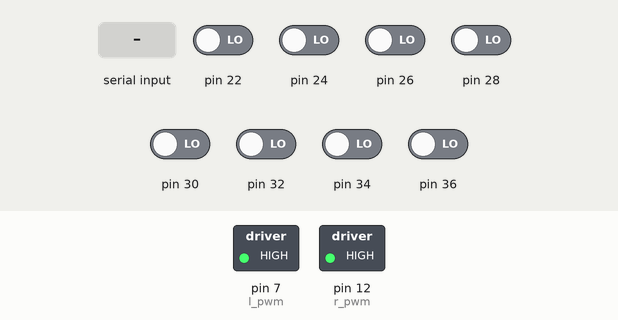
Bench run of a sketch on a simulated Arduino Mega 2560, built with avr-gcc and run on an emulated ATmega2560. On the bench: switched loads named in the sketch (green lamp = pin HIGH). Inputs (shaded band) come from the test bench; at power-on: pin 22, pin 24, pin 26, pin 28, pin 30, pin 32, pin 34, pin 36 LOW. What the sketch prints to the serial monitor is not drawn.

Above: at 1.2 s.
1.3 s: "30,150\n" received over the second serial link
2.9 s: "p90\n" received over the second serial link
At 3.2 s:
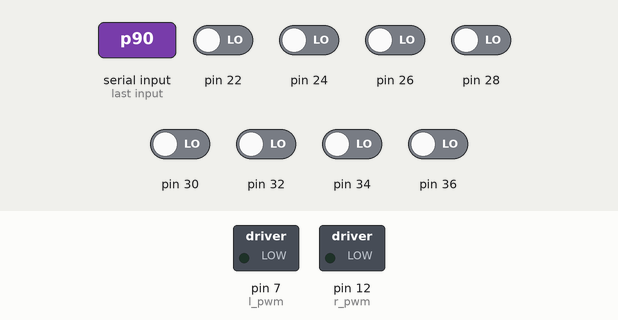
4.4 s: "90,45\n" received over the second serial link
At 5.3 s:
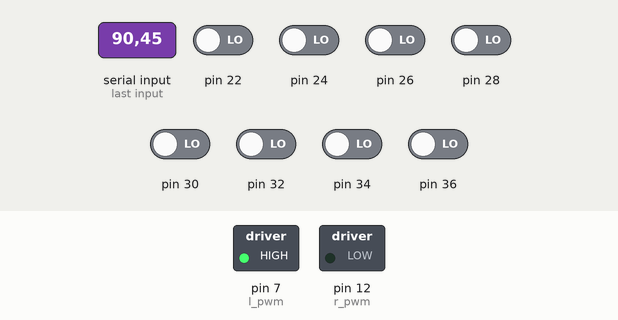
6.4 s: "200\n" received over the second serial link
At 7.1 s:
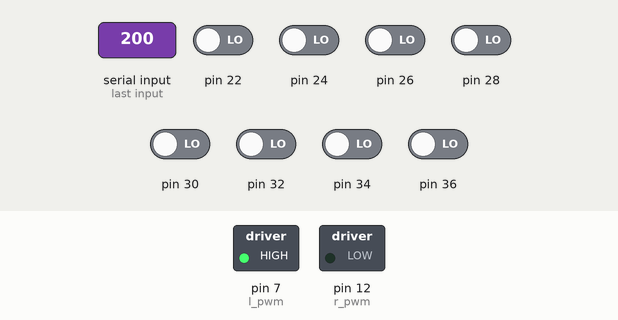
8.0 s: "1,90\n" received over the second serial link
At 9.3 s:
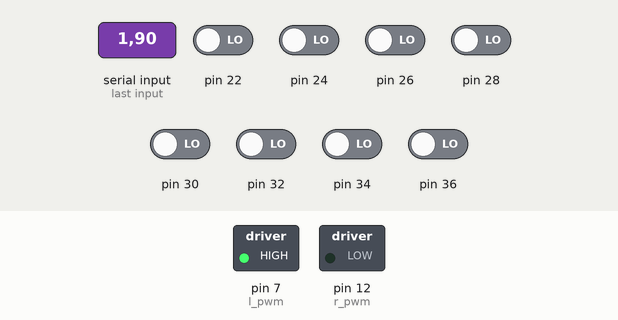
9.6 s: "p,45\n" received over the second serial link
At 10.7 s:
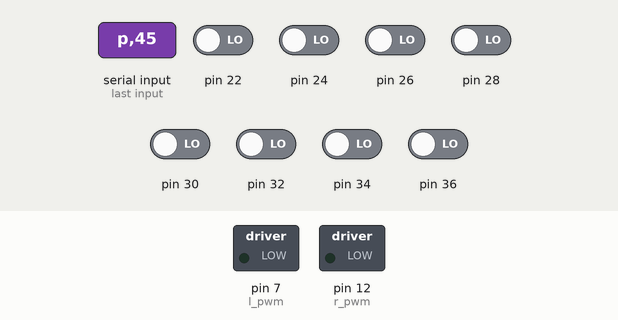
Timing chart, 0 to 12.1 s (numbered marks = the images above; inputs shaded):
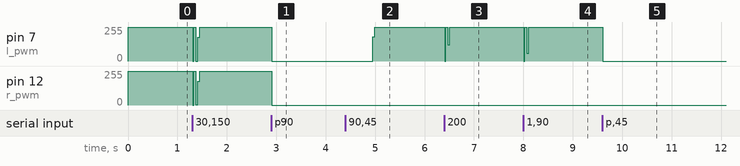

The sketch:

cybernauts_ir_pd_v2.ino
```cpp
#include <QTRSensors.h>

/*qtrc*/
#define NUM_SENSORS 8
#define TIMEOUT 2500
#define EMITTER_PIN 38


int min_c[8] = {91, 359, 209, 61, 61, 120, 254, 343};
int max_c[8] = {535, 1508, 860, 296, 296, 565, 1044, 1435};
int high = 1500;
int pre_value;

// sensors 0 through 7 are connected to digital pins 3 through 10, respectively
QTRSensorsRC qtrrc((unsigned char[]) {
  22, 24, 26, 28, 30, 32, 34, 36
},
NUM_SENSORS, TIMEOUT, EMITTER_PIN);

unsigned int sensorValues[NUM_SENSORS];

//PD control
float kp = 0;
float kd = 0;
#define max_speed 255
#define base_position 3500
int last_error = 0;
int var_speed;

unsigned int position;

/*Motor*/
#define l_motor_f 9
#define l_motor_b 8
#define r_motor_f 10
#define r_motor_b 11
#define l_pwm 7
#define r_pwm 12

boolean j = false;

void setup()
{
  Serial.begin(9600);
  Serial1.begin(9600);
  digitalWrite(l_motor_b, LOW);
  digitalWrite(r_motor_b, LOW);
  digitalWrite(l_motor_f, HIGH);
  digitalWrite(r_motor_f, HIGH);
}

void loop()
{
  if (Serial1.available() > 0)
  {
    analogWrite(l_pwm, 0);
    analogWrite(r_pwm, 0);
    char a = Serial1.read();
    if (a == 'p' || a == 'P')
    {
      Serial1.println("delays");
      while (!Serial1.available());
      kp = Serial1.parseFloat();
      Serial.print(kp);
      while (!Serial1.available());
      kd = Serial1.parseFloat();
      Serial.print(kd);
      while (!Serial1.available());
      Serial1.read();
      delay(500);
    }
  }

  position = readline();
  int error = position - base_position;
  last_error = error;
  int speed_var = kp * error + kd * (error - last_error);
  Serial1.print(error);
  Serial1.print("   ");
  Serial1.println();
  if (speed_var < 0) //left turn
  {
    analogWrite(l_pwm, max(0, max_speed + speed_var));
    analogWrite(r_pwm, max_speed);
  }
  else
  {
    analogWrite(r_pwm, max(0, max_speed - speed_var));
    analogWrite(l_pwm, max_speed);
  }
}


unsigned int readline()
{
  unsigned int pos = 0;
  int sum = 0;
  boolean a = false;
  qtrrc.read(sensorValues);
  for (unsigned char i = 0; i < NUM_SENSORS; i++)
  {
    sensorValues[i] = constrain(sensorValues[i], min_c[i], max_c[i]);
    sensorValues[i] = map(sensorValues[i], min_c[i], max_c[i], 0, 2500);
    if (sensorValues[i] > high)
      a = true;
    pos += (i * 1000 * sensorValues[i]);
    sum += sensorValues[i];
  }
  if (a)
  {
    pos = pos / sum;
    pre_value = pos;
  }
  else
  {
    if (pre_value > 6000)
      pos = (NUM_SENSORS - 1) * 1000;
    else if (pre_value < 1000)
      pos = 0;
    else
      pos = pre_value;
  }
  return pos;
}
```

Measured:
- after the input at 2.9 s, pin 7 (l_pwm), pin 12 (r_pwm): 255/255 → 0/255 at once
- after the input at 4.4 s, pin 7 (l_pwm): 0/255 → 255/255 after 0.55 s
- after the input at 6.4 s, pin 7 (l_pwm): 255/255 → 0/255 at once, → 255/255 0.02 s later, → 123/255 0.04 s later, → 255/255 0.04 s later
- after the input at 8.0 s, pin 7 (l_pwm): 255/255 → 0/255 at once, → 255/255 0.02 s later, → 57/255 0.04 s later, → 255/255 0.04 s later
- after the input at 9.6 s, pin 7 (l_pwm): 255/255 → 0/255 at once
